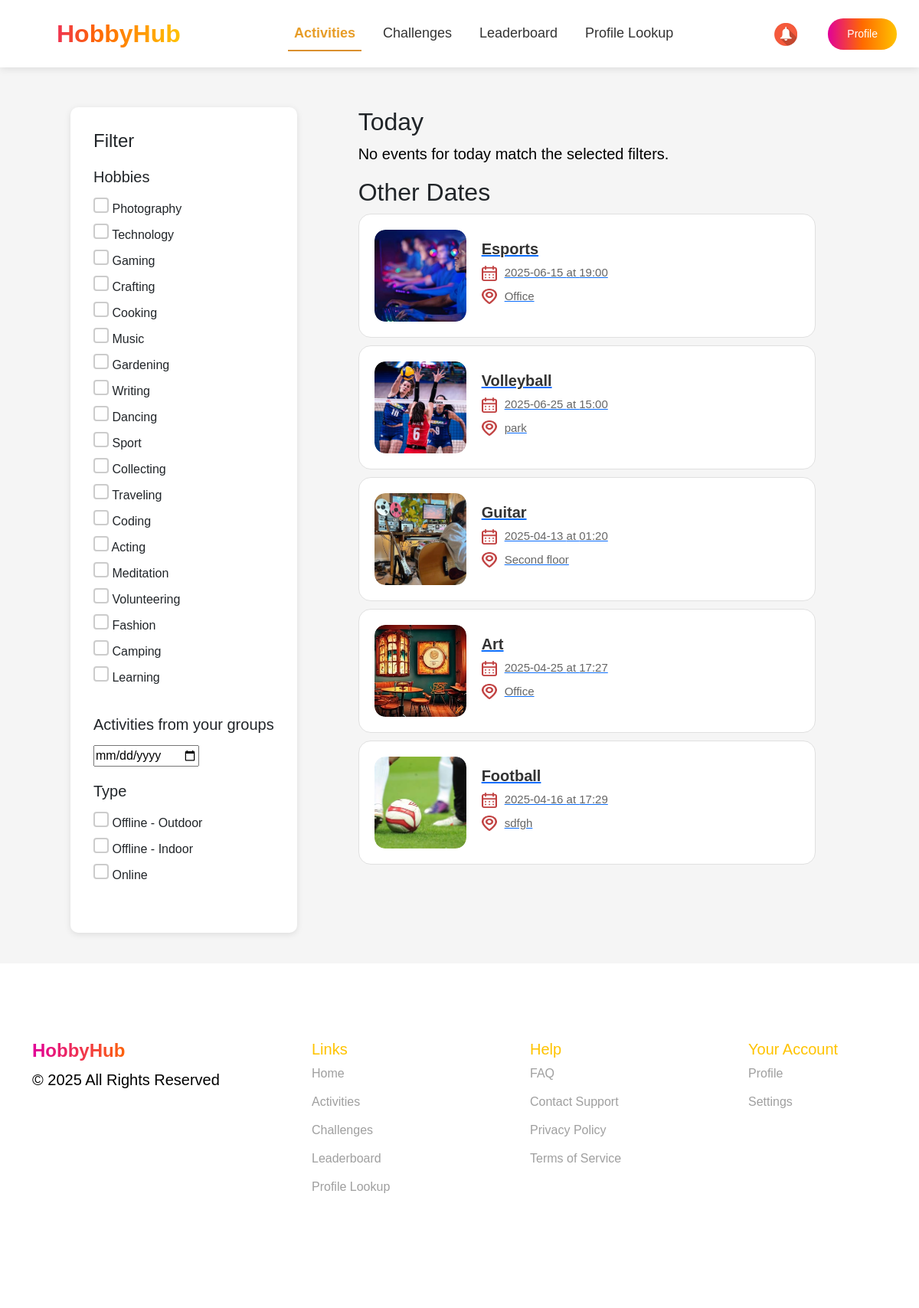
Screenshot of /user_activities/ (signed in) with the database file from the repository.
### events/models.py (models this page shows, shortened)
class Hobby(models.Model):
    name = models.CharField(max_length=100, unique=True, verbose_name="Hobby Name")

class Event(models.Model):
    EVENT_TYPES = [
        ('offline-outdoor', 'Offline - Outdoor'),
        ('offline-indoor', 'Offline - Indoor'),
        ('online', 'Online'),
    ]
    EVENT_STATUS = [
        ('upcoming', 'Upcoming'),
        ('in_progress', 'In Progress'),
        ('completed', 'Completed'),
    ]
    title = models.CharField(max_length=150)
    description = models.TextField()
    location = models.CharField(max_length=250)
    date = models.DateField()
    time = models.TimeField()
    event_type = models.CharField(max_length=15, choices=EVENT_TYPES, default='offline-indoor')
    status = models.CharField(max_length=12, choices=EVENT_STATUS, default='upcoming')
    hobbies = models.ManyToManyField(Hobby, related_name='events')
    image = models.ImageField(upload_to='event_images/', null=True, blank=True)
    company = models.ForeignKey(
        Company,
        to_field='company_id',
        on_delete=models.CASCADE,
        related_name='events',
        verbose_name="Company"
    )
    diamonds = models.IntegerField(default=0, verbose_name="Diamonds")
    quota = models.IntegerField(default=10, verbose_name="Quota")
    participants = models.ManyToManyField(Employee, related_name='events', blank=True)

### events/views.py (the view)
# urls.py: path('user_activities/', user_activities, name='user_activities'),
@role_required("employee")
@approval_required
def user_activities(request):
    now = timezone.localtime(timezone.now())
    today_start = now.replace(hour=0, minute=0, second=0, microsecond=0)
    today_end = today_start + timedelta(days=1)
    nickname = request.session.get("nickname")
    if not nickname:
        return redirect("sign_in")
    try:
        employee = Employee.objects.get(nickname=nickname)
        company = employee.company
    except Employee.DoesNotExist:
        return redirect("sign_in")
    events = Event.objects.filter(company=company).exclude(status='completed')
    hobbies = Hobby.objects.all()
    today_events = []
    other_events = []
    for event in events:
        event_datetime = timezone.make_aware(
            datetime.combine(event.date, event.time)
        )
        event_data = {
            'id': event.id,
            'title': event.title,
            'description': event.description,
            'location': event.location,
            'date': event.date.strftime('%Y-%m-%d'),
            'time': event.time.strftime('%H:%M'),
            'datetime': event_datetime.isoformat(),
            'event_type': event.event_type,
            'hobbies': [hobby.name for hobby in event.hobbies.all()],
            'image': event.image.url if event.image else None,
        }
        if today_start <= event_datetime < today_end:
            today_events.append(event_data)
        else:
            other_events.append(event_data)
    events_data = json.dumps({
        'today_events': today_events,
        'other_events': other_events,
    })
    return render(request, 'user_activities.html', {
        'today_events': today_events,
        'other_events': other_events,
        'hobbies': hobbies,
        'events_data': events_data,
        'current_datetime': now.isoformat(),
    })

### events/views.py (called while the page is built)
def role_required(role):
    def decorator(view_func):
        @wraps(view_func)
        def wrapper(request, *args, **kwargs):
            if role == "employee" and not request.session.get("nickname"):
                return redirect(f"/sign_in/?next={request.get_full_path()}")
            if role == "organizer" and not request.session.get("company_id"):
                return redirect(f"/sign_in/?next={request.get_full_path()}")
            return view_func(request, *args, **kwargs)
        return wrapper
    return decorator

def approval_required(view_func):
    @wraps(view_func)
    def _wrapped_view(request, *args, **kwargs):
        nickname = request.session.get("nickname")
        if not nickname:
            return redirect("sign_in")
        user = Employee.objects.filter(nickname=nickname).first()
        if not user or not user.is_approved:
            return redirect("")
        return view_func(request, *args, **kwargs)
    return _wrapped_view

### events/templates/user_activities.html (shortened to what this page needs)
{% extends 'user_base.html' %}
{% load static %}
{% block extra_css %}
    <link href="https://fonts.cdnfonts.com/css/gilroy-bold" rel="stylesheet">
    <link rel="stylesheet" href="{% static 'css/user-activities.css' %}">
    <link rel="stylesheet" href="{% static 'css/sass_styles.css' %}">
    <link rel="stylesheet" href="https://cdn.jsdelivr.net/npm/swiper/swiper-bundle.min.css">
    <link rel="stylesheet" href="https://cdn.jsdelivr.net/npm/bootstrap@5.3.0/dist/css/bootstrap.min.css">
    <link rel="stylesheet" href="{% static 'css/organizer-styles.css' %}">
{% endblock %}
{% block content %}
    <div class="container-act" style="margin-top: 100px">
        <aside class="filter-panel">
            <h4>Filter</h4>
            <h5 style="margin-top: 20px">Hobbies</h5>
            <ul id="hobby-filters">
                {% for hobby in hobbies %}
                    <li>
                        <input type="checkbox" value="{{ hobby.name }}"> {{ hobby.name }}
                    </li>
                {% endfor %}
            </ul>
            <h5 style="margin-top: 20px">Activities from your groups</h5>
            <input type="date" id="date-filter">
            <h5 style="margin-top: 20px">Type</h5>
            <ul>
                <li><input type="checkbox" value="offline-outdoor"> Offline - Outdoor</li>
                <li><input type="checkbox" value="offline-indoor"> Offline - Indoor</li>
                <li><input type="checkbox" value="online"> Online</li>
            </ul>
        </aside>
        <main class="event-list" style="padding-left: 50px;">
            <h2>Today</h2>
            <div id="today-events">
                <p id="no-events-today" style="display: none;">No events for today match the selected filters.</p>
            </div>
            <h2>Other Dates</h2>
            <div id="other-events">
                {% for event in other_events %}
                    <a href="{% url 'activity_details' event.id %}" class="event-link">
                        <div class="event-container">
                            <div class="event event-card" data-date="{{ event.date }}" data-hobbies="{{ event.hobbies|join:',' }}" data-type="{{ event.event_type }}" >
                                <div class="event-image">
                                    <img src="{{ event.image }}" alt="{{ event.title }}">
                                </div>
                                <div class="event-details">
                                    <h3>{{ event.title }}</h3>
                                    <p><img src="{% static 'images/your_act_calendar.png' %}" alt="Date" class="icon">{{ event.date }} at {{ event.time }}</p>
                                    <p><img src="{% static 'images/your_act_location.png' %}" alt="Location" class="icon">{{ event.location }}</p>
                                </div>
                            </div>
                        </div>
                    </a>
                {% endfor %}
            </div>
        </main>
    </div>
{% endblock %}

### events/static/css/user-activities.css (style rules this page uses)
body { font-family: 'Gilroy-Medium', sans-serif; }
body h1, h2, h3, h4,h5,h6, header { font-family: 'Gilroy-Bold', sans-serif; }
.container-act { width: 100%; display: flex; margin-top: 100px; padding-top: 40px; }
.filter-panel { max-width: 36%; margin-left: 50px; padding: 30px; background: #fff; border-radius: 10px; box-shadow: 0 2px 8px rgba(0, 0, 0, 0.1); margin-bottom: 40px; }
.filter-panel h4, .filter-panel h5 { margin-bottom: 15px; }
.filter-panel ul { list-style: none; padding: 0; padding-bottom: 10px; }
.filter-panel li { margin-bottom: 7px; }
input[type="checkbox"] { appearance: none; width: 20px; height: 20px; border-radius: 4px; border: 2px solid #ccc; cursor: pointer; transition: all 0.3s ease-in-out; background-color: #fff; }
.event-list { width: 58%; margin-left: 30px; padding-left: 30px; }
.event-card { display: flex; align-items: center; background: #ffffff; border-radius: 12px; padding: 30px; border: 1px solid #e0e0e0; transition: all 0.3s ease-in-out; margin-bottom: 10px; }
.event-image { border-radius: 14px; overflow: hidden; }
.event-image img { width: 100%; height: 100%; object-fit: cover; border-radius: 14px; }
.event-details { padding-left: 20px; flex: 1; }
.event-details h3 { margin: 0; font-size: 20px; font-weight: bold; color: #333; }
.event-details p { margin: 8px 0; font-size: 15px; color: #666; display: flex; align-items: center; font-weight: 500; }
.icon { width: 20px; height: 20px; margin-right: 10px; opacity: 0.8; }

### events/static/css/organizer-styles.css (style rules this page uses)
body { font-family: 'Gilroy-Medium', sans-serif; background-color: #F5F5F5; }
body h1, h2, h3, h4,h5,h6, header { font-family: 'Gilroy-Bold', sans-serif; }
p { color: #000000; font-weight: 400; font-size: 20px; }
.event-card { display: flex; align-items: center; background: #ffffff; border-radius: 16px; padding: 20px; position: relative; overflow: hidden; transition: all 0.3s ease-in-out; border: 1px solid #e0e0e0; }
.event-image { width: 120px; height: 120px; border-radius: 14px; overflow: hidden; flex-shrink: 0; position: relative; }
.event-image img { width: 100%; height: 100%; object-fit: cover; border-radius: 14px; transition: transform 0.3s ease-in-out; }
.event-details { padding-left: 20px; flex: 1; }
.event-details h3 { margin: 0; font-size: 20px; font-weight: bold; color: #333; }
.event-details p { margin: 8px 0; font-size: 15px; color: #666; display: flex; align-items: center; font-weight: 500; }
.icon { width: 20px; height: 20px; margin-right: 10px; opacity: 0.8; transition: opacity 0.3s ease-in-out; }

### rows the page displays
Hobby: name "Photography"
Hobby: name "Technology"
Hobby: name "Gaming"
Hobby: name "Crafting"
Hobby: name "Cooking"
Hobby: name "Music"
Hobby: name "Gardening"
Hobby: name "Writing"
Hobby: name "Dancing"
Hobby: name "Sport"
Hobby: name "Collecting"
Hobby: name "Traveling"
Hobby: name "Coding"
Hobby: name "Acting"
Hobby: name "Meditation"
Hobby: name "Volunteering"
Hobby: name "Fashion"
Hobby: name "Camping"
Hobby: name "Learning"
Event: title "Esports", location "Office"
Event: title "Volleyball", location "park"
Event: title "Guitar", location "Second floor"
Event: title "Art", location "Office"
Event: title "Football", location "sdfgh"

### other values shown
{{ event.date }} "2025-06-15" "2025-06-25" "2025-04-13" "2025-04-25" "2025-04-16"
{{ event.time }} "19:00" "15:00" "01:20" "17:27" "17:29"
